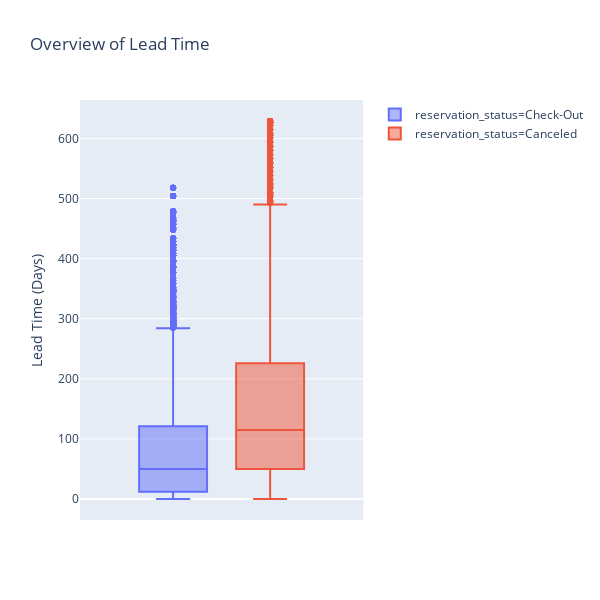

This figure's notebook cell:
### Code cell
fig = px.box(subgroup_city, y="lead_time", title='Overview of Lead Time',
             labels = {'lead_time': 'Lead Time (Days)'}, width=600, color='reservation_status')
fig.show()

### Figure 1 — Plotly figure (JSON) as saved in the notebook; plotly's stock layout.template omitted (floating-point values rounded to 4 significant figures; data arrays with more than 128 entries replaced by an {"elided": "..."} marker saying what was removed)
{"data": [{"alignmentgroup": "True", "hoverlabel": {"namelength": 0}, "hovertemplate": "reservation_status=Check-Out<br>Lead Time (Days)=%{y}", "legendgroup": "reservation_status=Check-Out", "marker": {"color": "#636efa"}, "name": "reservation_status=Check-Out", "notched": false, "offsetgroup": "reservation_status=Check-Out", "orientation": "v", "showlegend": true, "type": "box", "x0": " ", "xaxis": "x", "y": {"elided": "46228 int values"}, "y0": " ", "yaxis": "y"}, {"alignmentgroup": "True", "hoverlabel": {"namelength": 0}, "hovertemplate": "reservation_status=Canceled<br>Lead Time (Days)=%{y}", "legendgroup": "reservation_status=Canceled", "marker": {"color": "#EF553B"}, "name": "reservation_status=Canceled", "notched": false, "offsetgroup": "reservation_status=Canceled", "orientation": "v", "showlegend": true, "type": "box", "x0": " ", "xaxis": "x", "y": {"elided": "33102 int values"}, "y0": " ", "yaxis": "y"}], "layout": {"boxmode": "group", "height": 600, "legend": {"tracegroupgap": 0}, "title": {"text": "Overview of Lead Time"}, "width": 600, "xaxis": {"anchor": "y", "domain": [0, 0.98]}, "yaxis": {"anchor": "x", "domain": [0, 1], "title": {"text": "Lead Time (Days)"}}}}
